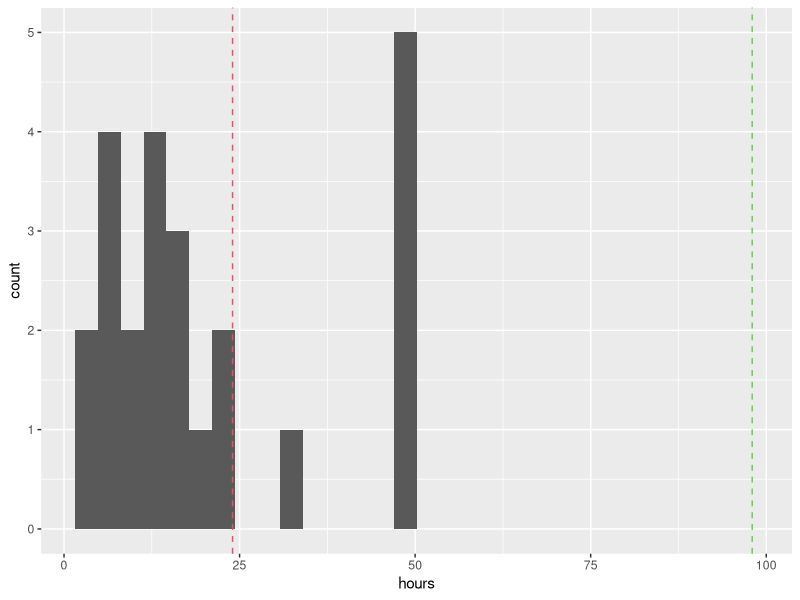
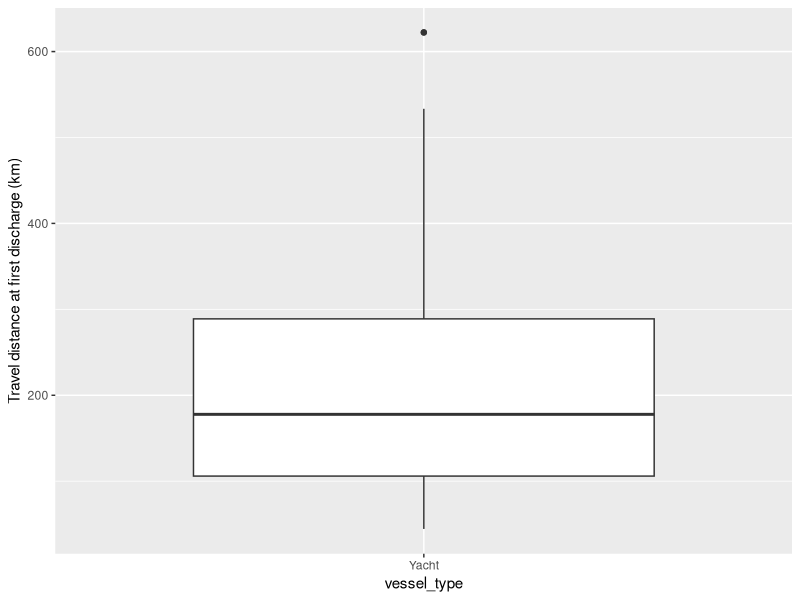
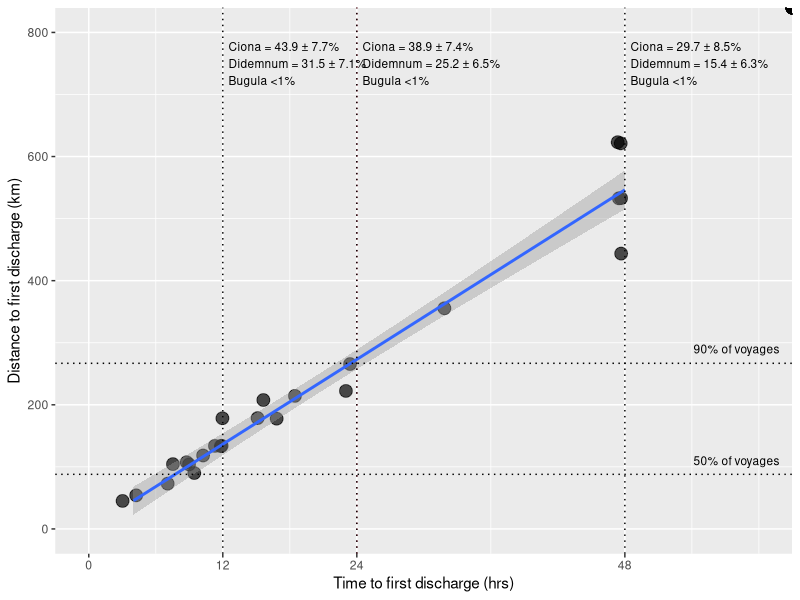
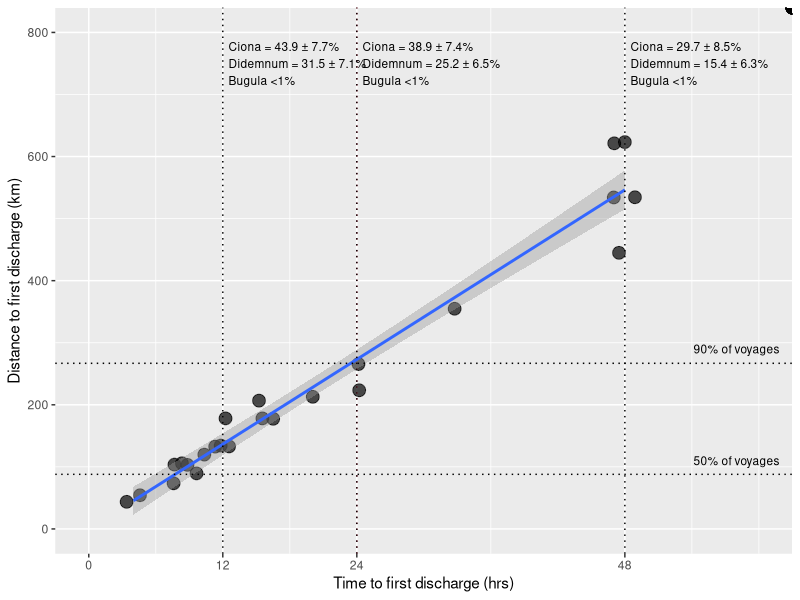
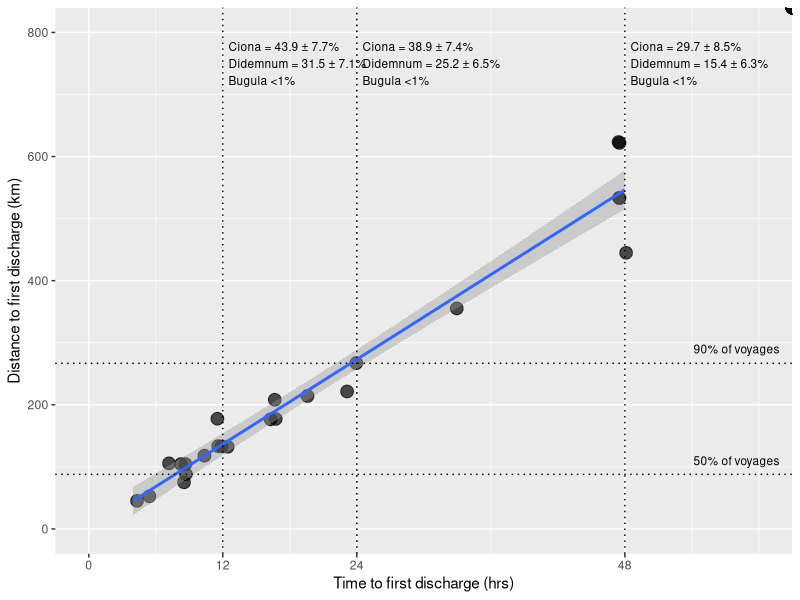

The R script that drew these images, in order:
library(tidyverse)

# read data ----
bilge <- read_csv('data/cleaned data/bilge.csv')

# distance traveled before discharge---------------------------
bilge2 <- 
  bilge %>% 
  mutate(steam_rate = (steam_fine+steam_rough)/2,
         Speed_km = Speed* 1.852,
         time = 1/steam_rate,
         distance = Speed_km*time,
         dist_fine = Speed* 1/steam_fine * 1.852,
         dist_rough = Speed* 1/steam_rough * 1.852,
         time_fine = 1/steam_fine,
         time_rough = 1/steam_rough) %>% 
  filter(vessel_type =='Yacht') %>% 
  write_csv('data/cleaned data/distance_traveled_data.csv')


ggplot(bilge2, aes(x = time)) +
  geom_histogram(na.rm=TRUE, bins = 30)+
  xlab ('hours') +
  geom_vline(xintercept = 24, lty = 2, col = 2) +
  geom_vline(xintercept = 98, lty = 2, col = 3) 


ggplot(bilge2, aes(x = vessel_type, y  = distance)) +
  geom_boxplot() +
  ylab('Travel distance at first discharge (km)')

# read Oli Floerl trip distance data-----
trip_dist <- read_csv('data/cleaned data/trip_dist.csv')
quant <- quantile(trip_dist$dist, probs = c(.5,.9)) %>% data.frame

# read pump modeled survival from Fletcher et al. 2017 ---------
surv <- 
  read_csv('data/cleaned data/pump_surv.csv') %>% 
  filter(Time>6 & Time<72) %>% 
  dplyr::select(Time, p_surv, p_surv_se, sp) %>% 
  arrange(Time) %>% 
  mutate(p_surv = p_surv *100,
         p_surv_se = p_surv_se*100)

# Sketch figure 5 Relationship between time to first bilge water discharge and theoretical distance from home port that the first discharge occurs----
spatial_risk <- 
  ggplot(bilge2, aes(x = time, y = distance)) +
  geom_point(position = position_jitter(width = 1),
             alpha = .7,
             size = 4) +
  geom_vline(xintercept = 24,
             lty = 3,
             col = 2) +
  xlab('Time to first discharge (hrs)') +
  ylab('Distance to first discharge (km)') +
  geom_smooth(method = 'lm') +
  geom_hline(yintercept = quant$.,
             lty = 3,
             col = 1) +
  geom_vline(xintercept = c(12, 24, 48),
             lty = 3,
             col = 1) +
  scale_x_continuous(limits = c(0, 60), breaks = c(0, 12, 24, 48)) +
  scale_y_continuous(limits = c(0, 800)) +
  annotate(
    geom = 'text',
    x = 12.5,
    y = 750,
    label = 'Ciona = 43.9 \u00B1 7.7% \nDidemnum = 31.5 ± 7.1% \nBugula <1%',
    size = 3,
    hjust = 0
  ) +
  annotate(
    geom = 'text',
    x = 24.5,
    y = 750,
    label = 'Ciona = 38.9 \u00B1 7.4% \nDidemnum = 25.2 \u00B1 6.5% \nBugula <1%',
    size = 3,
    hjust = 0
  ) +
  annotate(
    geom = 'text',
    x = 48.5,
    y = 750,
    label = 'Ciona = 29.7 \u00B1 8.5% \nDidemnum = 15.4 ± 6.3%\nBugula <1%',
    size = 3,
    hjust = 0
  ) +
  annotate(
    geom = 'text',
    x = 58,
    y = 110,
    label = '50% of voyages',
    size = 3
  ) +
  annotate(
    geom = 'text',
    x = 58,
    y = 290,
    label = '90% of voyages',
    size = 3
  )
spatial_risk

ggsave(spatial_risk,
       filename = 'figures/spatial_risk.tiff',
       device = 'tiff',
       compression = 'lzw',
       width = 9,
       height = 5)


ggsave(spatial_risk,
       filename = 'figures/spatial_risk.svg',
       device = 'svg',
       width = 9,
       height = 5)
